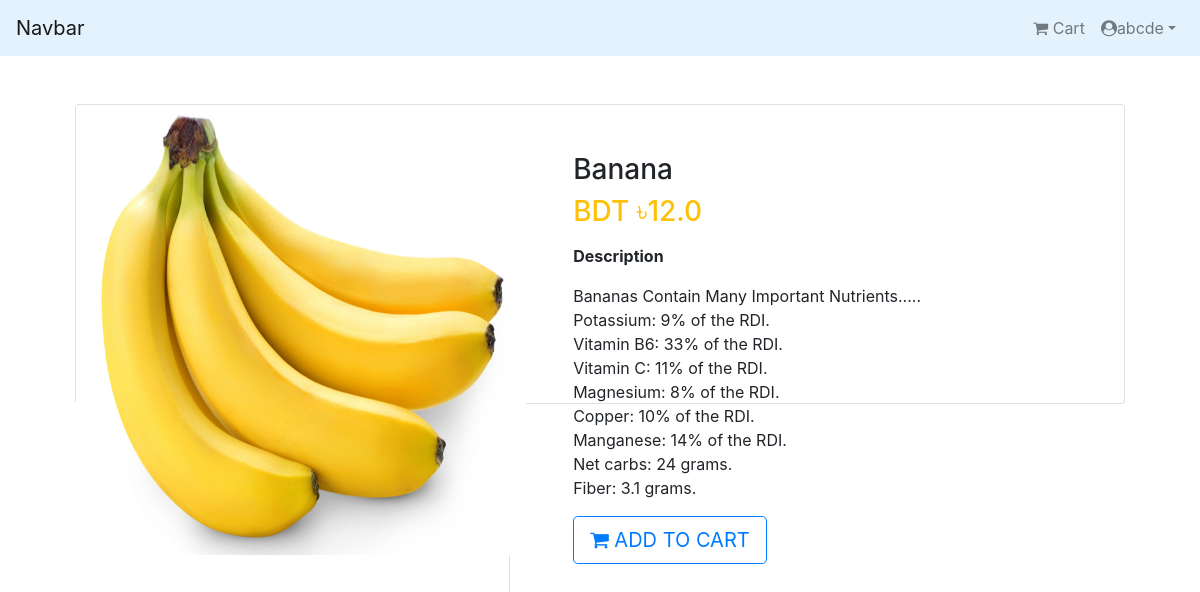
Page /product/1 (signed in) on the committed database.
### App_Login/models.py (models this page shows, shortened)
class User(AbstractBaseUser,PermissionsMixin):
    email = models.EmailField(unique=True,null=False)
    is_staff = models.BooleanField(
        ugettext_lazy('staff status'),
        default = False,
        help_text= ugettext_lazy('Designates whether the user can log in this site')
    )
    is_active = models.BooleanField(
        ugettext_lazy('active'),
        default=True,
        help_text=ugettext_lazy('Designates whether this user should be treated as active. Unselect this instead of deleting accounts')
    )
    USERNAME_FIELD = 'email'
    objects = MyUserManager()

class UserProfile(models.Model):
    user = models.OneToOneField(User,on_delete=models.CASCADE,related_name='profile')
    username = models.CharField(max_length=260,blank=True)
    full_name = models.CharField(max_length=500,blank=True)
    address = models.TextField(max_length=600,blank=True)
    city = models.CharField(max_length=50,blank=True)
    zipcode = models.CharField(max_length=10,blank=True)
    country = models.CharField(max_length=50,blank=True)
    phone = models.CharField(max_length=20,blank=True)
    date_joined = models.DateTimeField(auto_now_add=True)

### Shop/models.py (models this page shows, shortened)
class Product(models.Model):
    pimage = models.ImageField(upload_to = 'Products')
    name = models.CharField(max_length=264)
    category = models.ForeignKey(Category,on_delete = models.CASCADE,related_name="category")
    preview_text = models.TextField(max_length=200,verbose_name='preview_text')
    detail = models.TextField(max_length=1000,verbose_name='details')
    price = models.FloatField()
    old_price = models.FloatField(default=0.00)
    created = models.DateTimeField(auto_now_add=True)
    class  Meta:
        ordering =  ['created']

### Shop/views.py (the view)
# urls.py: path('product/<pk>',views.ProductDetail.as_view(),name="detail"),
class ProductDetail(LoginRequiredMixin, DetailView):
    model = Product
    template_name = "Shop/detail.html"

### templates/Shop/detail.html
{% extends 'base.html'%} {% block body_block %}
<div class="container my-5">
  <div class="card">
    <div class="row">
      <aside class="col-sm-5 border-right">
        <article class="gallery-wrap">
          <div class="img-big-wrap">
            <div>
              <a href="#"
                ><img src="/media/{{object.pimage}}" style="width: 450px"
              /></a>
            </div>
          </div>
        </article>
      </aside>
      <aside class="col-sm-7">
        <article class="card-body p-5">
          <h3 class="title mp-3">{{object.name}}</h3>
          <p class="price-detail-wrap">
            <span class="price h3 text-warning">
              <span class="currency">BDT &#2547;</span
              ><span class="num">{{object.price}}</span>
            </span>
          </p>
          <dl class="item-property">
            <dt>Description</dt>
            <dd>
              <p>{{object.detail|linebreaks}}</p>
            </dd>
          </dl>
          <a href="" class="btn btn-lg btn-outline-primary text-uppercase">
            <i class="fa fa-shopping-cart"></i> Add to Cart
          </a>
        </article>
      </aside>
    </div>
  </div>
</div>
{%endblock %}

### templates/base.html (shortened to what this page needs)
{% load static %}
<!DOCTYPE html>
<html lang="en">
<head>
  <link rel="stylesheet" href="{% static "css/bootstrap.min.css" %}" type="text/css">
  <link rel="stylesheet" href="{% static "css/font-awesome.min.css" %}" type="text/css">
  <link rel="stylesheet" href="{% static "css/elegant-icons.css" %}" type="text/css">
  <link rel="stylesheet" href="{% static "css/nice-select.css" %}" type="text/css">
  <link rel="stylesheet" href="{% static "css/jquery-ui.min.css" %}" type="text/css">
  <link rel="stylesheet" href="{% static "css/owl.carousel.min.css" %}" type="text/css">
  <link rel="stylesheet" href="{% static "css/slicknav.min.css" %}" type="text/css">
  <link rel="stylesheet" href="{% static "css/details.css" %}" type="text/css">
</head>
<body>
  {% include 'navbar.html'%}
  <div class="container">
    <div class="container">
      {% block body_block %}
      {% endblock %}
    </div>
</body>
</html>

### templates/navbar.html (shortened to what this page needs)
 <nav class="navbar navbar-expand-lg navbar-light" style="background-color: #e3f2fd;">
  <a class="navbar-brand" href="{%url "Shop:home"%}">Navbar</a>
  <div class="collapse navbar-collapse" id="navbarnav">
    <ul class="navbar-nav ml-auto">
      {% if request.user.is_authenticated %}
      <li class="nav-item">
        <a href="" class="nav-link">
          <i class="fa fa-shopping-cart"></i> Cart
        </a>
      </li>
      <li class="nav-item submenu dropdown">
         <a href="#" class="nav-link dropdown-toggle" data-toggle="dropdown" role="button" aria-haspopup="true" aria-expanded="false"><i class="fa fa-user-circle"></i>{{request.user.profile.username}}</a>
      </li>
      {% else %}
        <li class="nav-item">
          <a class="btn btn-primary" href="{% url 'App_Login:login'%}">Signin</a>
        </li>
        {% endif %}
    </ul>
  </div>
</nav>

### static/css/details.css (style rules this page uses)
.gallery-wrap .img-big-wrap img { height: 450px; width: auto; display: inline-block; cursor: zoom-in; }

### templates/base.html (style rules this page uses)
.card { height: 300px; }

### rows in the picture
User: user.profile.username "abcde"
Product: pimage (picture), name "Banana", price "12.0", detail "Bananas Contain Many Important Nutrients..... Potassium: 9% of the RDI. Vitamin B6: 33% of the RDI. Vitamin C: 11% of the RDI. Magnesium: 8% of the RDI. Copper: 10% of the RDI. Manganese: 14% of the RDI. Net carbs: 24 grams. Fiber: 3.1 grams."
